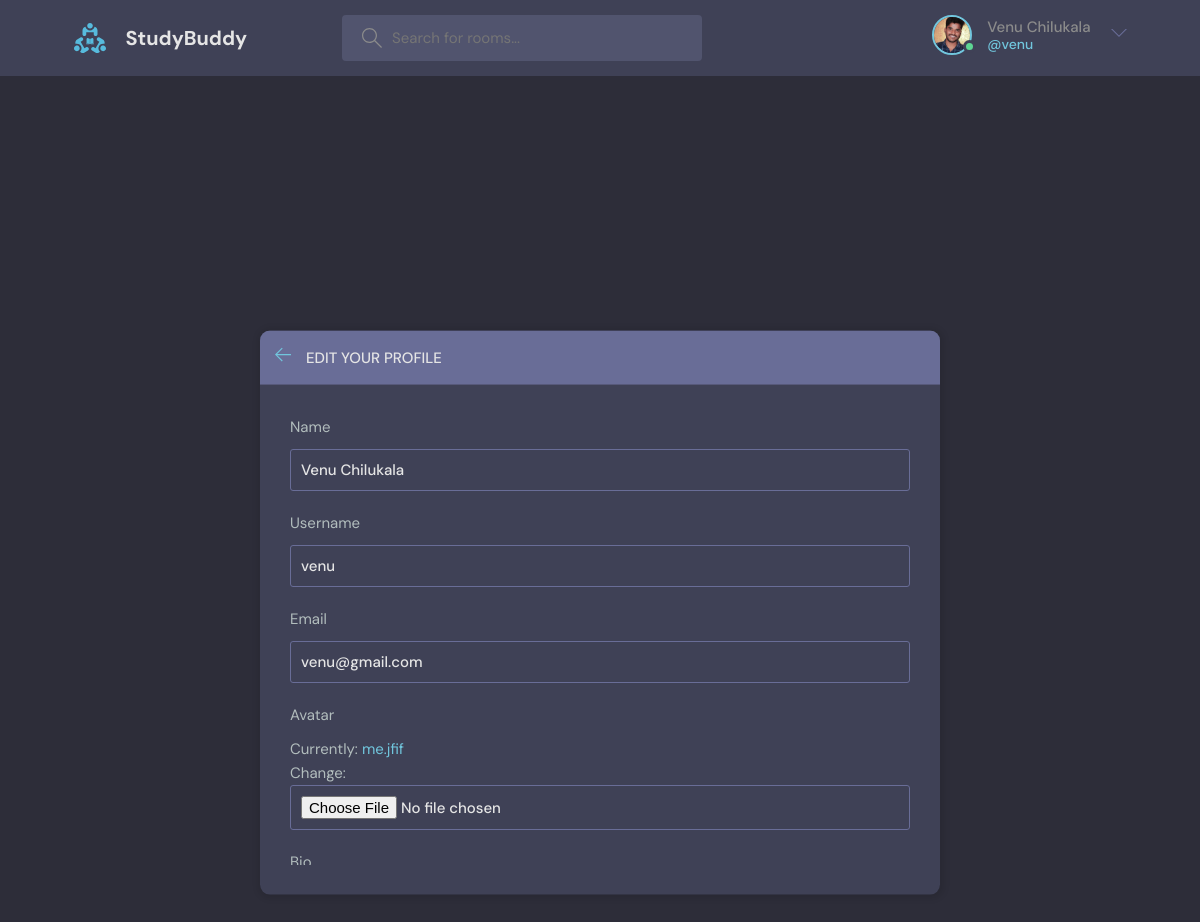
The page /update-user/ (signed in) on the database its author committed.
### base/models.py (models this page shows)
class User(AbstractUser):
    name = models.CharField(max_length=200, null=True)
    email = models.EmailField(unique=True, null=True)
    bio = models.TextField(null=True)
    avatar = ResizedImageField(size=[600, 600], quality=85, null=True, default="avatar.svg")
    USERNAME_FIELD = 'email'
    REQUIRED_FIELDS = ['username'] #For createsuperuser using username

### base/views.py (the view)
# urls.py: path('update-user/', views.updateUser, name='update-user'),
@login_required(login_url='login')
def updateUser(request):
    user = request.user
    form = UserForm(instance=user)
    if request.method == 'POST':
        form = UserForm(request.POST, request.FILES, instance=user)
        if form.is_valid():
            form.save()
            return redirect('user-profile', pk=user.id)
    context = {'form': form}
    return render(request, 'base/update_user.html', context)

### base/forms.py
class UserForm(ModelForm):
    class Meta:
        model = User
        fields = ['name','username', 'email','avatar','bio']

### base/templates/base/update_user.html (shortened to what this page needs)
{% extends 'main.html' %}
{% block content %}
    <main class="update-account layout">
        <div class="container">
            <div class="layout__box">
                <div class="layout__boxHeader">
                    <div class="layout__boxTitle">
                        <a href="{% url 'home' %}">
                            <svg version="1.1" xmlns="http://www.w3.org/2000/svg" width="32" height="32"
                                viewBox="0 0 32 32">
                                <title>arrow-left</title>
                                <path
                                    d="M13.723 2.286l-13.723 13.714 13.719 13.714 1.616-1.611-10.96-10.96h27.625v-2.286h-27.625l10.965-10.965-1.616-1.607z">
                                </path>
                            </svg>
                        </a>
                        <h3>Edit your profile</h3>
                    </div>
                </div>
                <div class="layout__scroll">
                <div class="layout__body">
                    <form class="form" action="" method="POST" enctype="multipart/form-data">
                      {% for field in form %}
                        <div class="form__group">
                            <label for="profile_pic">{{field.label}}</label>
                            {{field}}
                        </div>
                      {% endfor %}
                    </form>
                </div>
                </div>
            </div>
        </div>
    </main>
{% endblock %}

### templates/navbar.html (shortened to what this page needs)
{% load static %}
<header class="header header--loggedIn">
    <div class="container">
        <a href="{% url 'home' %}" class="header__logo">
            <img src="{% static 'images/logo.svg' %}" />
            <h1>StudyBuddy</h1>
        </a>
        <form class="header__search" method="GET" action="{% url 'home' %}">
            <label>
                <input type="text" name="q" placeholder="Search for rooms..." />
            </label>
        </form>
        <nav class="header__menu">
            {% if request.user.is_authenticated %}
            <div class="header__user">
                <a href="{% url 'update-user' %}">
                    <div class="avatar avatar--medium active">
                        <img src="{{request.user.avatar.url}}" />
                    </div>
                    <p>{{request.user.name}} <span>@{{request.user.username}}</span></p>
                </a>
                <button class="dropdown-button">
                    <svg version="1.1" xmlns="http://www.w3.org/2000/svg" width="32" height="32" viewBox="0 0 32 32">
                        <title>chevron-down</title>
                        <path d="M16 21l-13-13h-3l16 16 16-16h-3l-13 13z"></path>
                    </svg>
                </button>
            </div>
            {% else %}
            <a href="{% url 'login' %}">
                <img src="{% static 'images/avatar.svg' %}" />
                <p>Login</p>
            </a>
            {% endif %}
        </nav>
    </div>
</header>

### static/styles/style.css (style rules this page uses)
:root { --color-main: #71c6dd; --color-main-light: #e1f6fb; --color-dark: #3f4156; --color-dark-medium: #51546e; --color-dark-light: #696d97; --color-light: #e5e5e5; --color-gray: #8b8b8b; --color-light-gray: #b2bdbd; --color-bg: #2d2d39; --color-success: #5dd693; --color-error: #fc4b0b; }
* { font-family: "DM Sans", -apple-system, BlinkMacSystemFont, "Segoe UI", Roboto, Oxygen, Ubuntu, Cantarell, "Open Sans", "Helvetica Neue", sans-serif; margin: 0; padding: 0; box-sizing: border-box; text-rendering: optimizeLegibility; font-size: inherit; }
html { font-size: 56.25%; }
@media only screen and (min-width: 1200px) { html { font-size: 62.5%; } }
body { line-height: 1.6; font-weight: 400; font-size: 1.5rem; color: var(--color-light-gray); background-color: var(--color-bg); min-height: 100vh; }
img { width: 100%; }
a { display: inline-block; color: var(--color-main); text-decoration: none; }
.container { max-width: 120rem; width: 90%; margin: auto; }
.avatar { position: relative; display: inline-block; border-radius: 50%; border: 2px solid var(--color-main); }
.avatar img { display: block; border-radius: 50%; object-fit: cover; object-position: center; }
.avatar::after { content: ""; display: block; position: absolute; background-color: var(--color-gray); z-index: 111; border-radius: 50%; border: 0.3rem solid var(--color-dark); }
.avatar.active::after { background-color: var(--color-success); }
.avatar.avatar--medium img { width: 3.6rem; height: 3.6rem; border-radius: 50%; }
.avatar.avatar--medium:after { width: 0.7rem; height: 0.7rem; bottom: 0px; right: -6px; }
.header { padding: 1.5rem; background-color: var(--color-dark); }
.header > .container { display: flex; gap: 9.5rem; }
.header__logo, .header__user { display: flex; gap: 2rem; align-items: center; }
.header__logo > img { height: 3.2rem; width: 3.2rem; }
.header__logo > h1 { font-weight: 700; font-size: 2rem; color: var(--color-light); }
.header__search > label { background-color: var(--color-dark-medium); padding: 1.3rem 1rem; display: flex; align-items: center; gap: 1rem; border-radius: 4px; }
.header__search svg { fill: var(--color-gray); width: 2rem; height: 2rem; margin-left: 1rem; }
.header__search input { width: 30rem; background: transparent; border: none; outline: none; color: var(--color-light); }
.header__menu { margin-left: auto; position: relative; }
.header__menu a { display: flex; gap: 1.5rem; align-items: center; font-weight: 500; text-decoration: none; color: var(--color-gray); }
.header__menu img { height: 3.6rem; }
.header__menu p { line-height: 1.2; }
.header__menu span { color: var(--color-main); font-weight: 500; font-size: 1.4rem; display: block; }
.header__menu svg { width: 1.6rem; height: 1.6rem; fill: var(--color-dark-light); }
.dropdown-button { background: transparent; border: 0; outline: 0; cursor: pointer; }
.layout { margin-top: 2.4rem; }
.layout > .container { display: flex; justify-content: space-between; align-items: flex-start; }
.layout__box { width: 90%; max-width: 48rem; min-height: 40rem; position: absolute; top: 50%; left: 50%; transform: translate(-50%, -46%); background-color: var(--color-dark); border-radius: 1rem; box-shadow: 1px 1px 6px 3px rgba(0, 0, 0, 0.1); overflow: hidden; }
.layout__boxHeader { display: flex; padding: 1.5rem; background-color: var(--color-dark-light); }
.layout__boxTitle { display: flex; gap: 1.5rem; align-items: center; }
.layout__boxTitle h3 { text-transform: uppercase; font-weight: 500; color: var(--color-light); }
.layout__boxTitle svg { width: 1.6rem; height: 1.6rem; fill: var(--color-main); }
.layout__body { margin: 3rem; overflow: auto; max-height: 45rem; scrollbar-width: none; }
.form__group { margin-bottom: 2rem; width: 100%; }
.form__group label { display: block; font-size: 1.5rem; margin-bottom: 1rem; }
.form__group input, .form__group textarea, .form__group select { background: transparent; border: 1px solid var(--color-dark-light); padding: 1rem; border-radius: 3px; width: 100%; color: var(--color-light); font-weight: 500; outline: none; }
.update-account.layout .layout__box { max-width: 68rem; }
.layout__scroll { overflow: auto; max-height: 75vh; scrollbar-width: none; }

### rows shown on the page
User: user.avatar (picture), user.name "Venu Chilukala", user.username "venu", form "Venu Chilukala" "venu" "venu@gmail.com"

### other values the page prints
{{ field.label }} "Name" "Username" "Email" "Avatar"
